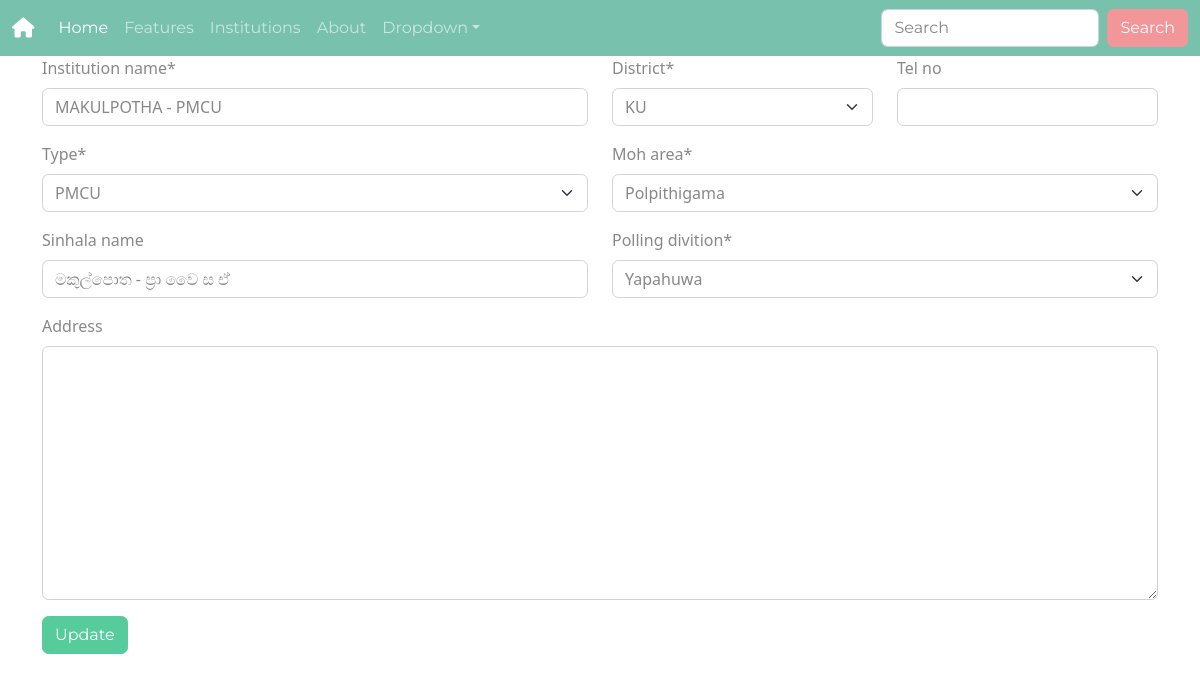
The page /insti-update/5 on the database its author committed.
### institutions/models.py (models this page shows, shortened)
class Institution(models.Model):
    TYPES = [
        ('BHA', 'BHA'),
        ('BHB', 'BHB'),
        ('DHA', 'DHA'),
        ('DHB', 'DHB'),
        ('DHC', 'DHC'),
        ('PMCU', 'PMCU'),
        ('UNIT', 'UNIT'),
        ('SDC', 'SDC'),
        ('ADC', 'ADC'),
        ('MOH', 'MOH'),
        ('PGH', 'PGH'),
        ('ELSE', 'ELSE'),
    ]
    DISTRICT = [
        ('PU', 'PU'),
        ('KU', 'KU'),
    ]
    code = models.CharField(blank=True, null=True, max_length=4)
    institution_name = models.CharField(max_length=30)
    type = models.CharField(max_length=4, choices=TYPES)
    district = models.CharField(max_length=2, choices=DISTRICT)
    moh_area = models.ForeignKey(MOHArea, on_delete=models.PROTECT)
    polling_divition = models.ForeignKey(
        PollingDivision, on_delete=models.PROTECT)
    sinhala_name = models.CharField(blank=True, null=True, max_length=30)
    tel_no = models.CharField(blank=True, null=True, max_length=10)
    address = models.TextField(blank=True, null=True)

### institutions/views.py (the view)
# urls.py: path('insti-update/<pk>', InstitutionUpdateView.as_view(), name='insti-update'),
class InstitutionUpdateView(UpdateView):
    model = Institution
    fields = '__all__'

### institutions/models.py (called while the page is built)
    def __str__(self):
        return str(self.name)

    def __str__(self):
        return str(self.name)

### institutions/templates/institutions/institution_form.html (shortened to what this page needs)
{% extends "base.html" %}
{% load static crispy_forms_tags %}
{% block content %}
<form method="post">{% csrf_token %}
    <div class="container">
        <div class="row">
            <div class="col-6">
                {{ form.institution_name|as_crispy_field }}
            </div>
            <div class="col-3">
                {{ form.district|as_crispy_field }}
            </div>
            <div class="col-3">
                {{ form.tel_no|as_crispy_field }}
            </div>
            <div class="col-6">
                {{ form.type|as_crispy_field }}
            </div>
            <div class="col-6">
                {{ form.moh_area|as_crispy_field }}
            </div>
            <div class="col-6">
                {{ form.sinhala_name|as_crispy_field }}
            </div>
            <div class="col-6">
                {{ form.polling_divition|as_crispy_field }}
            </div>
            <div class="col-12">
                {{ form.address|as_crispy_field }}
            </div>
        </div>
        <input class="btn btn-success" type="submit" value="Update">
</form>
{% endblock content %}

### rows shown on the page
Institution: institution_name "MAKULPOTHA - PMCU", district "KU", type "PMCU", moh_area "Polpithigama", sinhala_name "මකුල්පොත - ප්‍රා වෛ ස ඒ", polling_divition "Yapahuwa"
